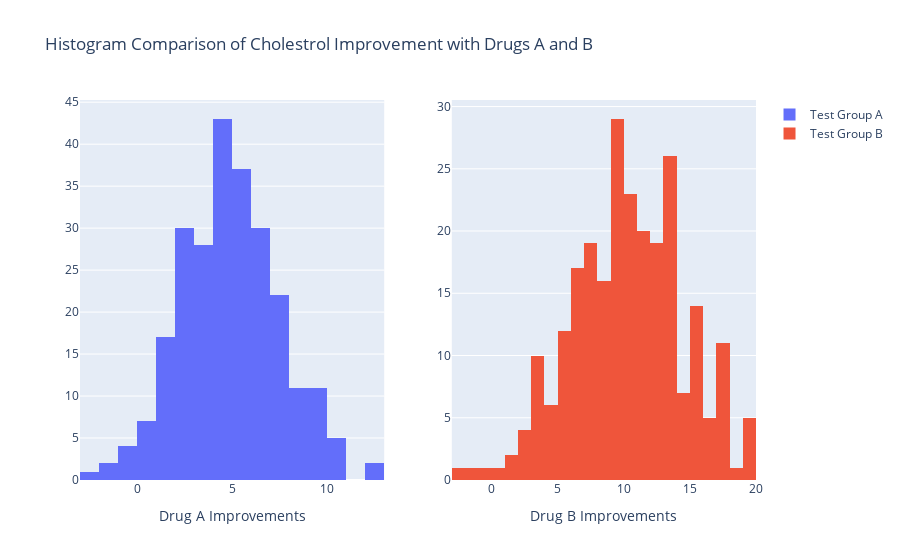

Notebook source saved alongside this figure:
### Code cell
fig = make_subplots(rows=1, cols=2)
fig.add_trace(go.Histogram(x=fadf["A improvement"], name = "Test Group A"), row=1, col=1)
fig.add_trace(go.Histogram(x=fbdf["B improvement"], name = "Test Group B"), row=1, col=2)

fig.update_xaxes(title="Drug A Improvements", row=1, col=1)
fig.update_xaxes(title="Drug B Improvements", row=1, col=2)

fig.update_layout(title_text="Histogram Comparison of Cholestrol Improvement with Drugs A and B")

fig.show()

### Figure 1 — Plotly figure (JSON) as saved in the notebook; plotly's stock layout.template omitted (floating-point values rounded to 4 significant figures; data arrays with more than 128 entries replaced by an {"elided": "..."} marker saying what was removed)
{"data": [{"name": "Test Group A", "type": "histogram", "x": {"elided": "250 float values"}, "xaxis": "x", "yaxis": "y"}, {"name": "Test Group B", "type": "histogram", "x": {"elided": "250 float values"}, "xaxis": "x2", "yaxis": "y2"}], "layout": {"title": {"text": "Histogram Comparison of Cholestrol Improvement with Drugs A and B"}, "xaxis": {"anchor": "y", "domain": [0, 0.45], "title": {"text": "Drug A Improvements"}}, "xaxis2": {"anchor": "y2", "domain": [0.55, 1], "title": {"text": "Drug B Improvements"}}, "yaxis": {"anchor": "x", "domain": [0, 1]}, "yaxis2": {"anchor": "x2", "domain": [0, 1]}}}
